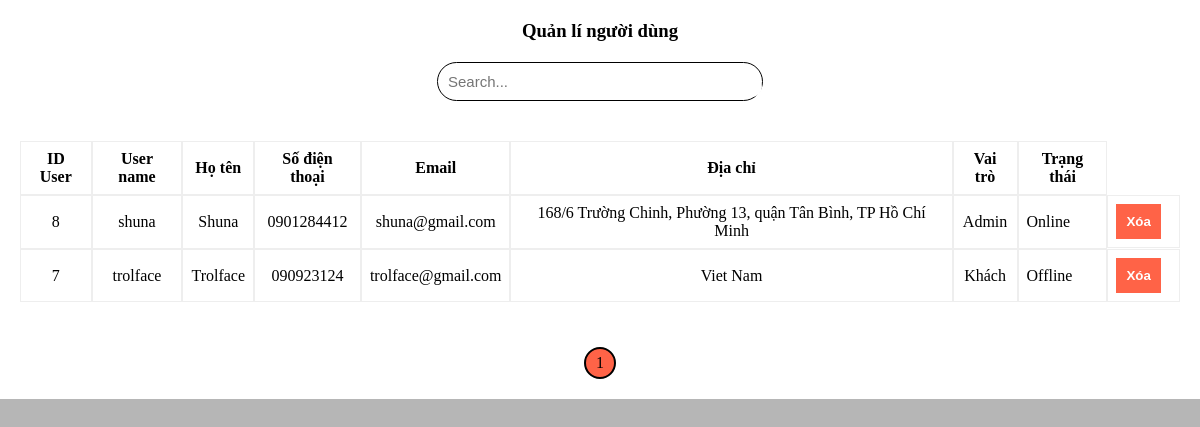
The page /manager_users.php on the database as committed earlier.
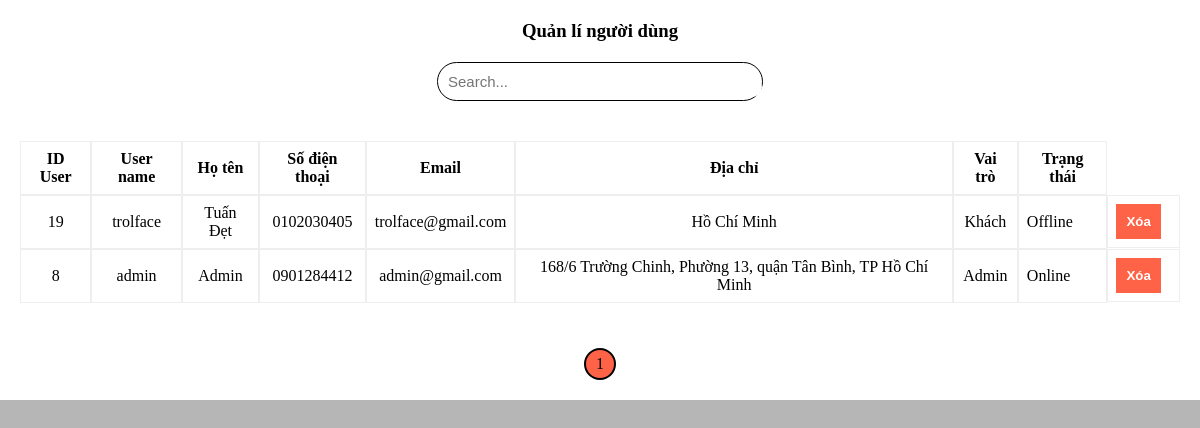
The same page on the database as committed later.
### tables this page shows
CREATE TABLE `users` (
  `id` int(11) NOT NULL,
  `role` tinyint(1) NOT NULL DEFAULT 0,
  `user_name` varchar(100) NOT NULL,
  `name` varchar(100) NOT NULL,
  `email` varchar(100) NOT NULL,
  `password` varchar(255) NOT NULL,
  `address` varchar(200) DEFAULT NULL,
  `sdt` varchar(20) NOT NULL,
  `avatar` text DEFAULT NULL,
  `is_online` int(1) DEFAULT 0,
  `last_activity` datetime NOT NULL DEFAULT current_timestamp()
);

### manager_users.php (the view, shortened to what this page needs)
<?php
$sql = "SELECT * FROM users";
$result = mysqli_query($conn, $sql);
$total_table = mysqli_num_rows($result);
$limit = 30;
$cr_page = (isset($_GET['page']) ? $_GET['page'] : 1);
$page = ceil($total_table / $limit);
$start = ($cr_page - 1) * $limit;
$result = mysqli_query($conn, "SELECT * FROM users ORDER BY id DESC LIMIT $start, $limit");
?>
<!DOCTYPE html>
<html lang="vn">
<head>
    <link rel="stylesheet" href="./Css/styles.css">
    <link rel="stylesheet" href="./Css/responsive_home.css">
</head>
<body>
    <div class="manager_product_frame">
        <div class="title_manager_product">
            <h3>Quản lí người dùng</h3>
        </div>
        <div class="operation_product">
            <div class="frame_search_product">
                <div class="search_product">
                    <form action="" id="search_box" method="POST" role="form">
                        <input class="search_text" id="search_text" name="searchss" type="text" placeholder="Search...">
                        <button class="search_submit" id="search_submit" type="submit"><i class="fas fa-search"></i></button>
                    </form>
                </div>
            </div>
        </div>
        <div class="manager_product">
            <table>
                <thead>
                    <tr>
                        <th>ID User</th>
                        <th>User name</th>
                        <th>Họ tên</th>
                        <th>Số điện thoại</th>
                        <th>Email</th>
                        <th>Địa chỉ</th>
                        <th>Vai trò</th>
                        <th>Trạng thái</th>
                    </tr>
                </thead>
                <tbody>
                    <?php foreach ($result as $pro) : ?>
                        <tr>
                            <td style="text-align: center;"><?php echo $pro['id'] ?></td>
                            <td style="text-align: center;"><?php echo $pro['user_name'] ?></td>
                            <td style="text-align: center;"><?php echo $pro['name'] ?></td>
                            <td style="text-align: center;"><?php echo $pro['sdt'] ?></td>
                            <td style="text-align: center;"><?php echo $pro['email'] ?></td>
                            <td style="text-align: center;"><?php echo $pro['address'] ?></td>
                            <?php if ($pro['role'] == 1) { ?>
                                <td style="text-align: center;">Admin</td>
                            <?php } else { ?>
                                <td style="text-align: center;">Khách</td>
                            <?php } ?>
                            <?php if ($pro['is_online'] == 1) { ?>
                                <td>Online</td>
                            <?php } else { ?>
                                <td>Offline</td>
                            <?php } ?>
                            <td class="button_fdd">
                                <button class="button_delete"><a href="remove_users.php?id=<?php echo $pro['id'] ?>">Xóa</a></button>
                            </td>
                        </tr>
                    <?php endforeach; ?>
                </tbody>
            </table>
            <div class="page_number">
                <div class="number">
                    <ul>
                        <?php for ($i = 1; $i <= $page; $i++) { ?>
                            <li class="number1 <?php echo (($cr_page == $i) ? 'active' : '') ?>"><a href="admin.php?type=manager_users&page=<?php echo $i ?>"><?php echo $i ?></a></li>
                        <?php } ?>
                    </ul>
                </div>
            </div>
        </div>
    </div>
</body>
</html>

Rows that differ between the two databases and show on the page:
removed users: id "7", user_name "trolface", name "Trolface", sdt "090923124", email "trolface@gmail.com", address "Viet Nam", role "Khách", is_online "Offline"
added users: id "19", user_name "trolface", name "Tuấn Đẹt", sdt "0102030405", email "trolface@gmail.com", address "Hồ Chí Minh", role "Khách", is_online "Offline"
changed users "168/6 Trường Chinh, Phường 13, quận Tân Bình, TP Hồ Chí Minh": user_name "shuna" → "admin"; name "Shuna" → "Admin"; email "shuna@gmail.com" → "admin@gmail.com"
